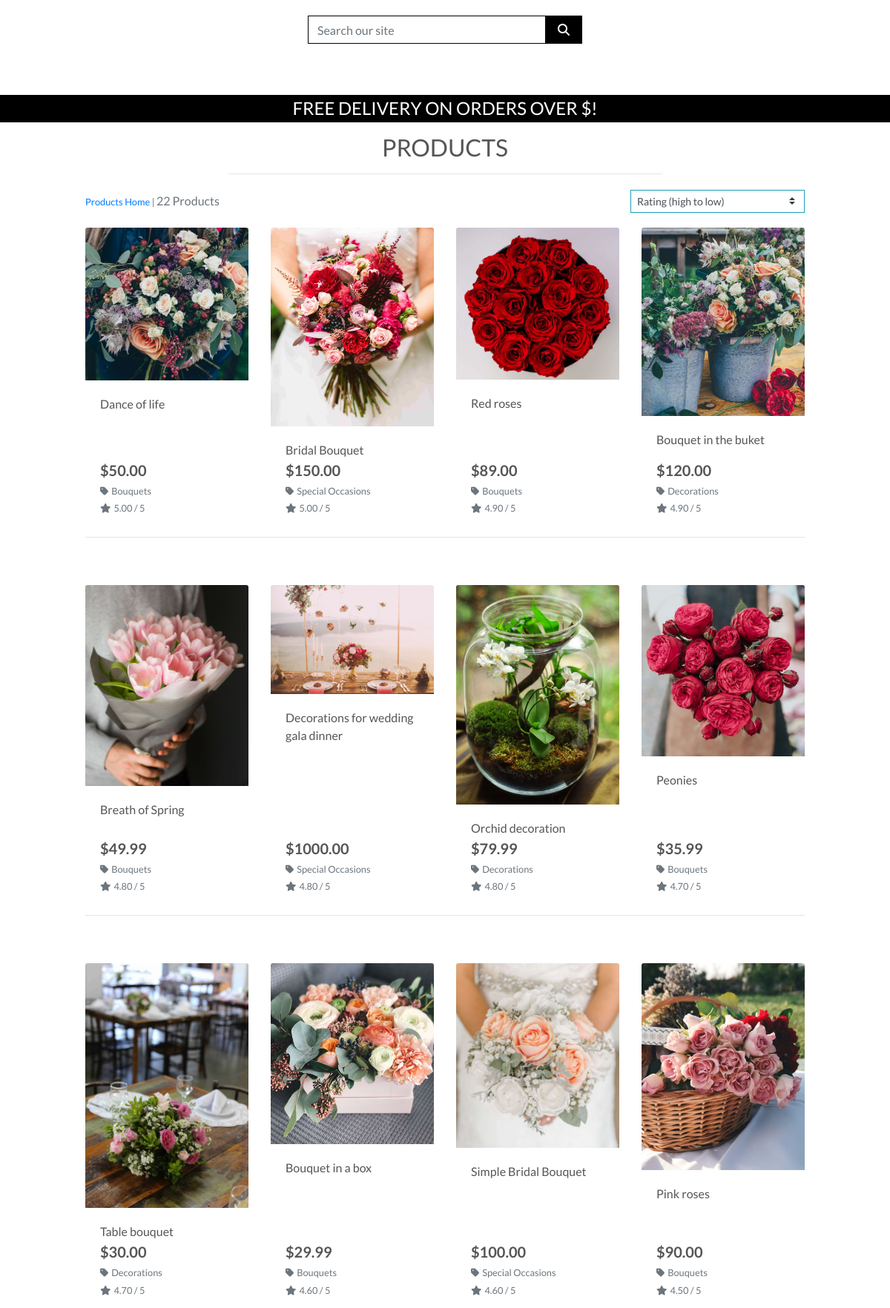
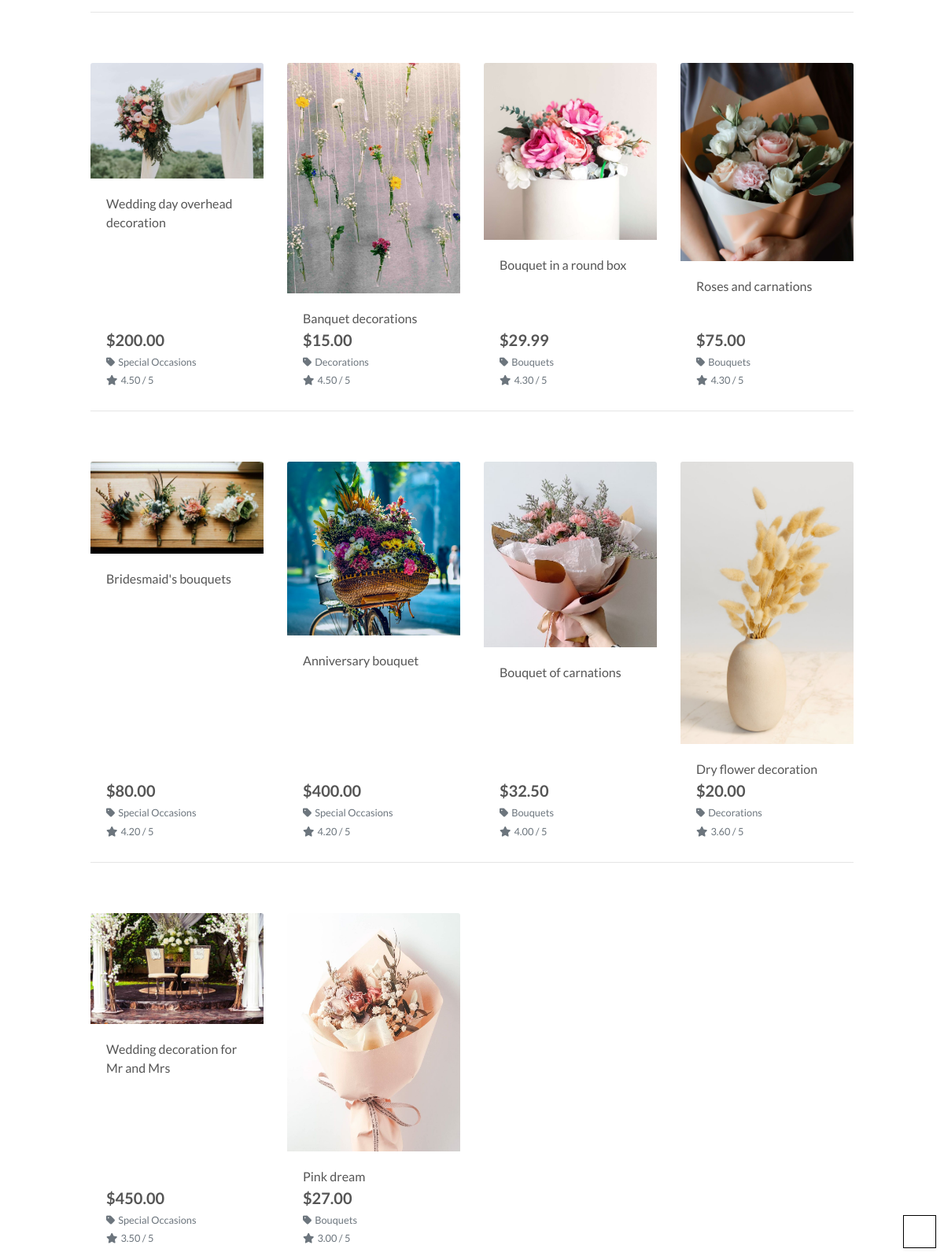
Page /products/?sort=rating&direction=desc on the committed database (2 pictures, top to bottom).
### products/models.py (models this page shows, shortened)
class Product(models.Model):
    category = models.ForeignKey('Category', null=True, blank=True,
                                 on_delete=models.SET_NULL)
    sku = models.CharField(max_length=254, null=True, blank=True)
    name = models.CharField(max_length=254)
    description = models.TextField()
    price = models.DecimalField(max_digits=6, decimal_places=2)
    rating = models.DecimalField(max_digits=6, decimal_places=2, null=True,
                                 blank=True)
    image_url = models.URLField(max_length=1024, null=True, blank=True)
    image = models.ImageField(null=True, blank=True)

class Category(models.Model):
    class Meta:
        verbose_name_plural = 'Categories'
    name = models.CharField(max_length=254)
    friendly_name = models.CharField(max_length=254, null=True, blank=True)

### products/views.py (the view, shortened to what this page needs)
# urls.py: path('', views.all_products, name='products'),
def all_products(request):
    products = Product.objects.all()
    query = None
    categories = None
    sort = None
    direction = None
    if request.GET:
        if 'sort' in request.GET:
            sortkey = request.GET['sort']
            sort = sortkey
            if sortkey == 'name':
                sortkey = 'lower_name'
                products = products.annotate(lower_name=Lower('name'))
            if sortkey == 'category':
                sortkey = 'category__name'
            if 'direction' in request.GET:
                direction = request.GET['direction']
                if direction == 'desc':
                    sortkey = f'-{sortkey}'
            products = products.order_by(sortkey)
        if 'category' in request.GET:
            categories = request.GET['category'].split(',')
            products = products.filter(category__name__in=categories)
            categories = Category.objects.filter(name__in=categories)
    current_sorting = f'{sort}_{direction}'
    context = {
        'products': products,
        'search_term': query,
        'current_categories': categories,
        'current_sorting': current_sorting,
    }
    return render(request, 'products/products.html', context)

### bag/context.py (called while the page is built, shortened)
def bag_contents(request):
    bag_items = []
    total = 0
    product_count = 0
    bag = request.session.get('bag', {})
    if total < settings.FREE_DELIVERY_THRESHOLD:
        delivery = total * Decimal(settings.STANDARD_DELIVERY_PERCENTAGE / 100)
        free_delivery_delta = settings.FREE_DELIVERY_THRESHOLD - total
    else:
        delivery = 0
        free_delivery_delta = 0
    grand_total = delivery + total
    context = {
        'bag_items': bag_items,
        'total': total,
        'product_count': product_count,
        'delivery': delivery,
        'free_delivery_delta': free_delivery_delta,
        'free_delivery_threshold': settings.FREE_DELIVERY_THRESHOLD,
        'grand_total': grand_total,
    }
    return context

### products/templates/products/products.html (shortened to what this page needs)
{% extends "base.html" %}
{% load static %}
{% block page_header %}
    <div class="container header-container">
    </div>
{% endblock %}
{% block content %}
    <div class="overlay"></div>
    <div class="container-fluid">
        <div class="row">
            <div class="col text-center mt-3">
                <h2 class="logo-font">Products</h2>
                <hr class="w-50 mb-1">
            </div>
        </div>
        <div class="row">
            <div class="product-container col-10 offset-1">
                <div class="row mt-1 mb-2">
                    <div class="col-12 col-md-6 my-auto order-md-last d-flex justify-content-center justify-content-md-end">
                        <div class="sort-select-wrapper w-50">
                            <select id="sort-selector" class="custom-select custom-select-sm rounded-0 border border-{% if current_sorting != 'None_None' %}info{% else %}black{% endif %}">
                                <option value="rating_desc" {% if current_sorting == 'rating_desc' %}selected{% endif %}>Rating (high to low)</option>
                            </select>
                        </div>
                    </div>
                    <div class="col-12 col-md-6 order-md-first">
                        <p class="text-muted mt-3 text-center text-md-left">
                            {% if search_term or current_categories or current_sorting != 'None_None' %}
                                <span class="small"><a href="{% url 'products' %}">Products Home</a> | </span>
                            {% endif %}
                            {{ products|length }} Products{% if search_term %} found for <strong>"{{ search_term }}"</strong>{% endif %}
                        </p>
                    </div>
                </div>
                <div class="row">
                    {% for product in products %}
                        <div class="col-sm-6 col-md-6 col-lg-4 col-xl-3">
                            <div class="card h-100 border-0">
                                {% if product.image %}
                                <a href="{% url 'product_detail' product.id %}">
                                    <img class="card-img-top img-fluid" src="{{ product.image.url }}" alt="{{ product.name }}">
                                </a>
                                {% else %}
                                <a href="{% url 'product_detail' product.id %}">
                                    <img class="card-img-top img-fluid" src="{{ MEDIA_URL }}noimage.png" alt="{{ product.name }}">
                                </a>
                                {% endif %}
                                <div class="card-body pb-0">
                                    <p class="mb-0">{{ product.name }}</p>
                                </div>
                                <div class="card-footer bg-white pt-0 border-0 text-left">
                                    <div class="row">
                                        <div class="col">
                                            <p class="lead mb-0 text-left font-weight-bold">${{ product.price }}</p>
                                            {% if product.category %}
                                            <p class="small mt-1 mb-0">
                                                <a class="text-muted" href="{% url 'products' %}?category={{ product.category.name }}">
                                                    <i class="fas fa-tag mr-1"></i>{{ product.category.friendly_name }}
                                                </a>
                                            </p>
                                            {% endif %}
                                            {% if product.rating %}
                                                <small class="text-muted"><i class="fas fa-star mr-1"></i>{{ product.rating }} / 5</small>
                                            {% else %}
                                                <small class="text-muted">No Rating</small>
                                            {% endif %}
                                        </div>
                                    </div>
                                </div>
                            </div>
                        </div>
                        {% if forloop.counter|divisibleby:4 %}
                            <div class="col-12 d-none d-xl-block mb-5">
                                <hr>
                            </div>
                        {% endif %}
                    {% endfor %}
                </div>
            </div>
        </div>
    </div>
    <div class="btt-button shadow-sm rounded-0 border border-black">
        <a class="btt-link d-flex h-100">
            <i class="fas fa-arrow-up text-black mx-auto my-auto"></i>
        </a>
    </div>
{% endblock %}

### static/css/base.css (style rules this page uses)
html { height: 100%; }
body { background: url('/media/hero_image.jpg') no-repeat center center fixed; background-size: cover; height: calc(100vh - 164px); color: #555; font-family: 'Lato'; }
.logo-font { text-transform: uppercase; }
.text-black { color: white !important; }
.border-black { border: 1px solid black !important; }
.overlay { height: 100%; width: 100%; top: 0; left: 0; position: fixed; background: white; z-index: -1; }
.btt-button { height: 42px; width: 42px; position: fixed; bottom: 10px; right: 10px; }
.btt-link, .update-link, .remove-item { cursor: pointer; }
@media (min-width: 1200px) { .container { max-width: 80%; } }
@media (min-width: 992px) { .header-container { padding-top: 164px; } }

### rows in the picture
Product: image (picture), name "Dance of life", price "50.00", category.friendly_name "Bouquets", rating "5.00"
Product: image (picture), name "Bridal Bouquet", price "150.00", category.friendly_name "Special Occasions", rating "5.00"
Product: image (picture), name "Red roses", price "89.00", category.friendly_name "Bouquets", rating "4.90"
Product: image (picture), name "Bouquet in the buket", price "120.00", category.friendly_name "Decorations", rating "4.90"
Product: image (picture), name "Breath of Spring", price "49.99", category.friendly_name "Bouquets", rating "4.80"
Product: image (picture), name "Decorations for wedding gala dinner", price "1000.00", category.friendly_name "Special Occasions", rating "4.80"
Product: image (picture), name "Orchid decoration", price "79.99", category.friendly_name "Decorations", rating "4.80"
Product: image (picture), name "Peonies", price "35.99", category.friendly_name "Bouquets", rating "4.70"
Product: image (picture), name "Table bouquet", price "30.00", category.friendly_name "Decorations", rating "4.70"
Product: image (picture), name "Bouquet in a box", price "29.99", category.friendly_name "Bouquets", rating "4.60"
Product: image (picture), name "Simple Bridal Bouquet", price "100.00", category.friendly_name "Special Occasions", rating "4.60"
Product: image (picture), name "Pink roses", price "90.00", category.friendly_name "Bouquets", rating "4.50"
Product: image (picture), name "Wedding day overhead decoration", price "200.00", category.friendly_name "Special Occasions", rating "4.50"
Product: image (picture), name "Banquet decorations", price "15.00", category.friendly_name "Decorations", rating "4.50"
Product: image (picture), name "Bouquet in a round box", price "29.99", category.friendly_name "Bouquets", rating "4.30"
Product: image (picture), name "Roses and carnations", price "75.00", category.friendly_name "Bouquets", rating "4.30"
Product: image (picture), name "Bridesmaid's bouquets", price "80.00", category.friendly_name "Special Occasions", rating "4.20"
Product: image (picture), name "Anniversary bouquet", price "400.00", category.friendly_name "Special Occasions", rating "4.20"
Product: image (picture), name "Bouquet of carnations", price "32.50", category.friendly_name "Bouquets", rating "4.00"
Product: image (picture), name "Dry flower decoration", price "20.00", category.friendly_name "Decorations", rating "3.60"
Product: image (picture), name "Wedding decoration for Mr and Mrs", price "450.00", category.friendly_name "Special Occasions", rating "3.50"
Product: image (picture), name "Pink dream", price "27.00", category.friendly_name "Bouquets", rating "3.00"

### other values in the picture
{{ products|length }} "22"
